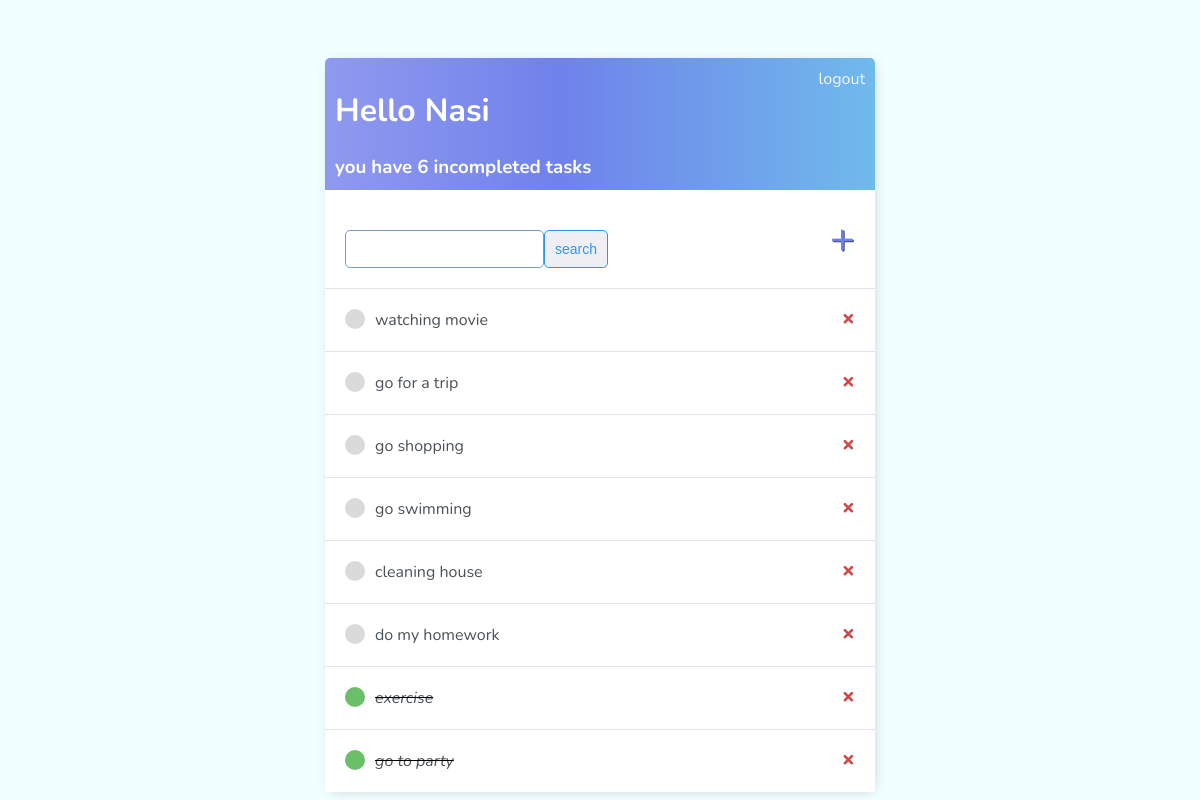
The app's page / (signed in), older data.
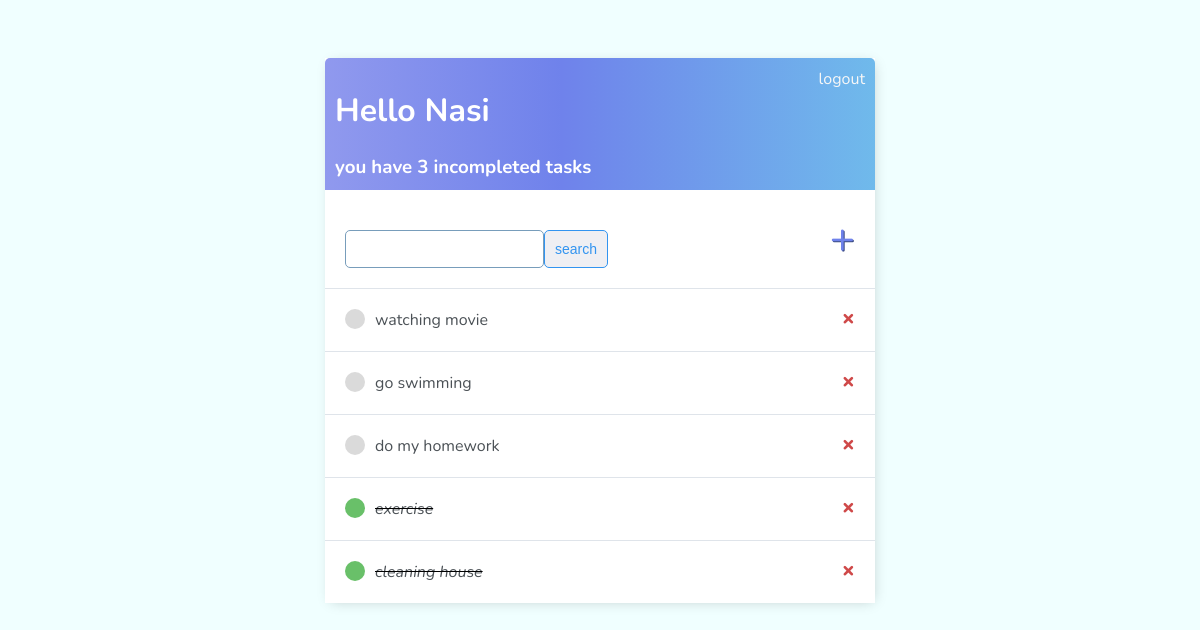
The same page, newer data.
### base/models.py (models this page shows, shortened)
class Task(models.Model):
    user = models.ForeignKey(User, on_delete=models.CASCADE, null=True, blank=True)
    title = models.CharField(max_length=200)
    description = models.TextField(null=True, blank=True)
    complete = models.BooleanField(default=False)
    created = models.DateTimeField(auto_now_add=True)
    def __str__(self):
        return self.title
    class Meta:
        ordering = ['complete',]

### base/views.py (the view)
# urls.py: path('', views.TaskListView.as_view(), name='tasks'),
class TaskListView(LoginRequiredMixin, generic.ListView):
    model = Task
    template_name = 'base/task_list.html'
    context_object_name = 'tasks'
    def get_context_data(self, **kwargs):
        context = super().get_context_data(**kwargs)
        context['tasks'] = context['tasks'].filter(user=self.request.user)
        context['count'] = context['tasks'].filter(complete=False).count()
        search_input = self.request.GET.get('search-area') or ''
        if search_input:
            context['tasks'] = context['tasks'].filter(title__startswith=search_input)
        context['search_input'] = search_input
        return context

### base/templates/base/task_list.html
{% extends 'main.html' %}
{% block content %}
<div class="header-bar">
    <div>
        <h1>Hello {{request.user|title}}</h1>
        {% if count is not 0 %}
            <h3 style="margin: 0;"> you have {{count}} incompleted task{{count|pluralize:"s"}}</h3>
        {% else %}
            <h3 style="margin: 0;"> hooray! You have completed all of your tasks.</h3>
        {% endif %}
    </div>
    {% if request.user.is_authenticated %}
        <a href="{% url 'logout' %}">logout</a>
    {% else %}
        <a href="{% url 'login' %}">login</a>
    {% endif %}
</div>
<div id="search-add-wrapper">
    <form method="GET" style="display: flex; margin-top: 20px">
        <input type="text" name="search-area" value="{{search_input}}">
        <input class="button" type="submit" value="search">
    </form>
    <a id="add-link" href="{% url 'task_create' %}">&#x2b;</a>
</div>
<div id="tasklist" class="task-items-wrapper">
    {% for task in tasks %}
    <div class="task-wrapper" data-position="{{task.pk}}">
        <div class="task-title">
            {% if task.complete %}
            <div class="task-complete-icon"></div>
            <i><s><a href="{% url 'task_update' task.id %}">{{task}}</a></s></i> {% else %}
            <div class="task-incomplete-icon"></div>
            <a href="{% url 'task_update' task.id %}">{{task}}</a> {% endif %}
        </div>
        <div class="task-controls">
            <a class="delete-link" href="{% url 'task_delete' task.id %}">&#215;</a>
        </div>
    </div>
    {% empty %}
    <div style="text-align: center; padding-bottom: 10px; line-height: 1em;">
        <h3>No new tasks are created.</h3>
        <h3>Create a <a style="text-decoration: none; color: #e53935;" href="{% url 'task_create' %}">New task</a> ! </h3>
    </div>
    {% endfor %}
</div>
{% endblock %}

Row changes from the older to the newer data that the page shows:
removed Task: title "go for a trip"
removed Task: title "go shopping"
removed Task: title "go to party"
changed Task "cleaning house": complete False → True (drawn); moves down the list
Text that changed along with them:
{{ count }}: "6" → "3"
